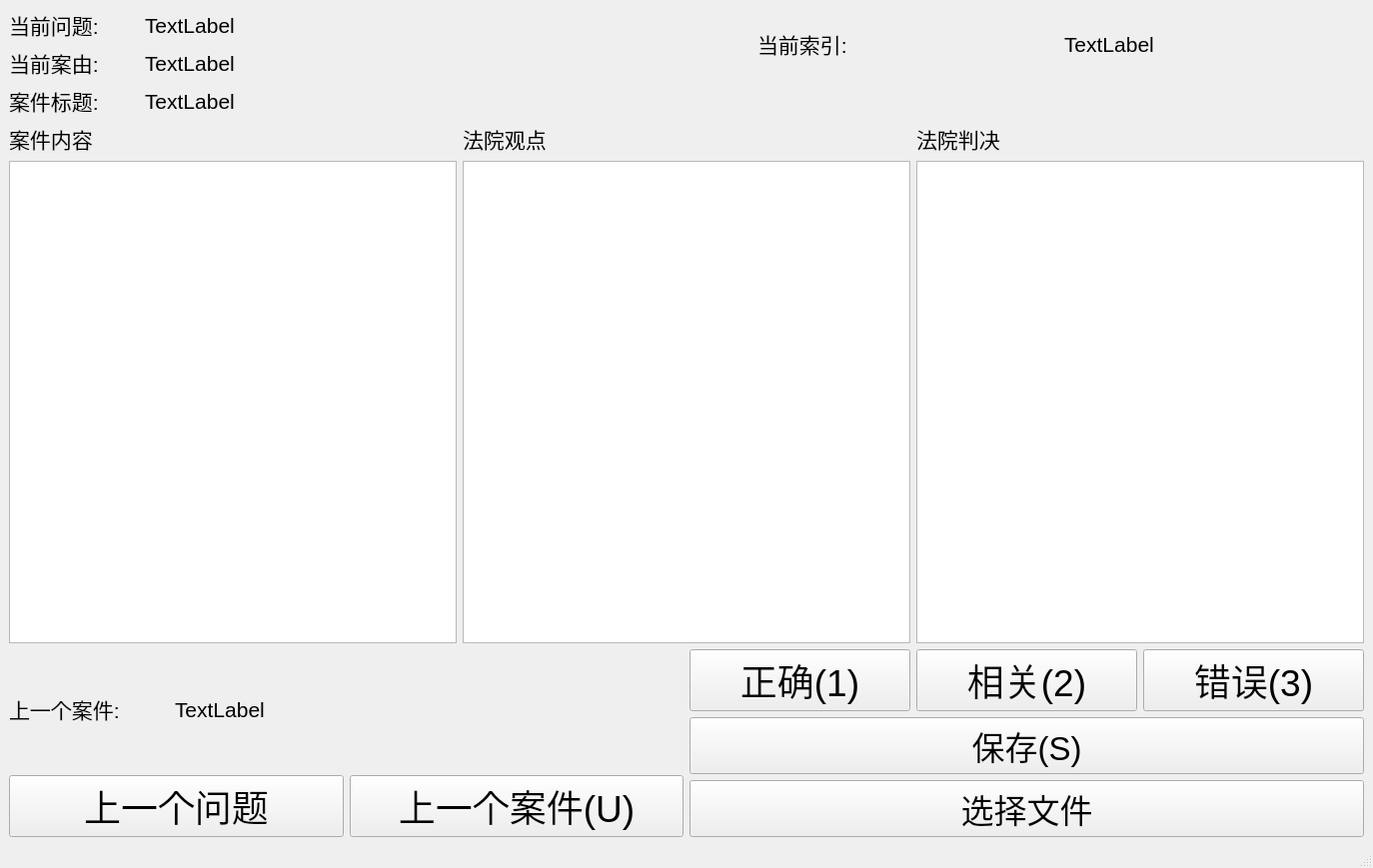
<?xml version="1.0" encoding="UTF-8"?>
<ui version="4.0">
 <class>MainWindow</class>
 <widget class="QMainWindow" name="MainWindow">
  <property name="geometry">
   <rect>
    <x>0</x>
    <y>0</y>
    <width>1374</width>
    <height>869</height>
   </rect>
  </property>
  <property name="windowTitle">
   <string>MainWindow</string>
  </property>
  <widget class="QWidget" name="centralwidget">
   <layout class="QGridLayout" name="gridLayout">
    <item row="3" column="0" colspan="3">
     <layout class="QVBoxLayout" name="verticalLayout_7">
      <item>
       <layout class="QHBoxLayout" name="horizontalLayout_3">
        <item>
         <layout class="QVBoxLayout" name="verticalLayout_3">
          <item>
           <widget class="QLabel" name="label_2">
            <property name="font">
             <font>
              <pointsize>16</pointsize>
             </font>
            </property>
            <property name="text">
             <string>案件内容</string>
            </property>
           </widget>
          </item>
          <item>
           <widget class="QTextEdit" name="content">
            <property name="font">
             <font>
              <pointsize>16</pointsize>
             </font>
            </property>
           </widget>
          </item>
         </layout>
        </item>
        <item>
         <layout class="QVBoxLayout" name="verticalLayout_5">
          <item>
           <widget class="QLabel" name="label_4">
            <property name="font">
             <font>
              <pointsize>16</pointsize>
             </font>
            </property>
            <property name="text">
             <string>法院观点</string>
            </property>
           </widget>
          </item>
          <item>
           <widget class="QTextEdit" name="viewpoint">
            <property name="font">
             <font>
              <pointsize>16</pointsize>
             </font>
            </property>
           </widget>
          </item>
         </layout>
        </item>
        <item>
         <layout class="QVBoxLayout" name="verticalLayout_2">
          <item>
           <widget class="QLabel" name="label_9">
            <property name="font">
             <font>
              <pointsize>16</pointsize>
             </font>
            </property>
            <property name="text">
             <string>法院判决</string>
            </property>
           </widget>
          </item>
          <item>
           <widget class="QTextEdit" name="judge">
            <property name="font">
             <font>
              <pointsize>16</pointsize>
             </font>
            </property>
           </widget>
          </item>
         </layout>
        </item>
       </layout>
      </item>
      <item>
       <layout class="QHBoxLayout" name="horizontalLayout_5">
        <item>
         <layout class="QVBoxLayout" name="verticalLayout_4">
          <item>
           <layout class="QHBoxLayout" name="horizontalLayout_2">
            <item>
             <widget class="QLabel" name="label_5">
              <property name="maximumSize">
               <size>
                <width>160</width>
                <height>16777215</height>
               </size>
              </property>
              <property name="font">
               <font>
                <pointsize>16</pointsize>
               </font>
              </property>
              <property name="text">
               <string>上一个案件:</string>
              </property>
             </widget>
            </item>
            <item>
             <widget class="QLabel" name="last_case_view">
              <property name="font">
               <font>
                <pointsize>16</pointsize>
               </font>
              </property>
              <property name="text">
               <string>TextLabel</string>
              </property>
              <property name="wordWrap">
               <bool>true</bool>
              </property>
             </widget>
            </item>
           </layout>
          </item>
          <item>
           <layout class="QHBoxLayout" name="horizontalLayout_4">
            <item>
             <widget class="QPushButton" name="last_query_btn">
              <property name="font">
               <font>
                <pointsize>28</pointsize>
               </font>
              </property>
              <property name="text">
               <string>上一个问题</string>
              </property>
             </widget>
            </item>
            <item>
             <widget class="QPushButton" name="last_case_btn">
              <property name="font">
               <font>
                <pointsize>28</pointsize>
               </font>
              </property>
              <property name="text">
               <string>上一个案件(U)</string>
              </property>
             </widget>
            </item>
           </layout>
          </item>
         </layout>
        </item>
        <item>
         <layout class="QVBoxLayout" name="verticalLayout">
          <item>
           <layout class="QHBoxLayout" name="horizontalLayout">
            <item>
             <widget class="QPushButton" name="yes_btn">
              <property name="font">
               <font>
                <pointsize>28</pointsize>
               </font>
              </property>
              <property name="text">
               <string>正确(1)</string>
              </property>
             </widget>
            </item>
            <item>
             <widget class="QPushButton" name="soso_btn">
              <property name="font">
               <font>
                <pointsize>28</pointsize>
               </font>
              </property>
              <property name="text">
               <string>相关(2)</string>
              </property>
             </widget>
            </item>
            <item>
             <widget class="QPushButton" name="no_btn">
              <property name="font">
               <font>
                <pointsize>28</pointsize>
               </font>
              </property>
              <property name="text">
               <string>错误(3)</string>
              </property>
             </widget>
            </item>
           </layout>
          </item>
          <item>
           <widget class="QPushButton" name="save_btn">
            <property name="font">
             <font>
              <pointsize>25</pointsize>
             </font>
            </property>
            <property name="text">
             <string>保存(S)</string>
            </property>
           </widget>
          </item>
          <item>
           <widget class="QPushButton" name="select_file_btn">
            <property name="font">
             <font>
              <pointsize>25</pointsize>
             </font>
            </property>
            <property name="text">
             <string>选择文件</string>
            </property>
           </widget>
          </item>
         </layout>
        </item>
       </layout>
      </item>
     </layout>
    </item>
    <item row="1" column="0">
     <widget class="QLabel" name="label_8">
      <property name="font">
       <font>
        <pointsize>16</pointsize>
       </font>
      </property>
      <property name="text">
       <string>当前案由:</string>
      </property>
     </widget>
    </item>
    <item row="1" column="1">
     <widget class="QLabel" name="case_cause">
      <property name="font">
       <font>
        <pointsize>16</pointsize>
       </font>
      </property>
      <property name="text">
       <string>TextLabel</string>
      </property>
      <property name="wordWrap">
       <bool>true</bool>
      </property>
     </widget>
    </item>
    <item row="2" column="0">
     <widget class="QLabel" name="label_7">
      <property name="font">
       <font>
        <pointsize>16</pointsize>
       </font>
      </property>
      <property name="text">
       <string>案件标题:</string>
      </property>
     </widget>
    </item>
    <item row="0" column="0">
     <widget class="QLabel" name="label">
      <property name="maximumSize">
       <size>
        <width>130</width>
        <height>16777215</height>
       </size>
      </property>
      <property name="font">
       <font>
        <pointsize>16</pointsize>
       </font>
      </property>
      <property name="text">
       <string>当前问题:</string>
      </property>
     </widget>
    </item>
    <item row="0" column="1">
     <widget class="QLabel" name="current_query">
      <property name="font">
       <font>
        <pointsize>16</pointsize>
       </font>
      </property>
      <property name="text">
       <string>TextLabel</string>
      </property>
      <property name="wordWrap">
       <bool>true</bool>
      </property>
     </widget>
    </item>
    <item row="2" column="1" colspan="2">
     <widget class="QLabel" name="case_title">
      <property name="font">
       <font>
        <pointsize>16</pointsize>
       </font>
      </property>
      <property name="text">
       <string>TextLabel</string>
      </property>
      <property name="wordWrap">
       <bool>true</bool>
      </property>
     </widget>
    </item>
    <item row="0" column="2" rowspan="2">
     <layout class="QHBoxLayout" name="horizontalLayout_6">
      <item>
       <widget class="QLabel" name="label_3">
        <property name="font">
         <font>
          <pointsize>16</pointsize>
         </font>
        </property>
        <property name="text">
         <string>当前索引:</string>
        </property>
       </widget>
      </item>
      <item>
       <widget class="QLabel" name="current_index">
        <property name="font">
         <font>
          <pointsize>16</pointsize>
         </font>
        </property>
        <property name="text">
         <string>TextLabel</string>
        </property>
       </widget>
      </item>
     </layout>
    </item>
   </layout>
   <zorder>label_8</zorder>
   <zorder>case_cause</zorder>
   <zorder>label</zorder>
   <zorder>current_query</zorder>
   <zorder>label_7</zorder>
   <zorder>case_title</zorder>
  </widget>
  <widget class="QMenuBar" name="menubar">
   <property name="geometry">
    <rect>
     <x>0</x>
     <y>0</y>
     <width>1374</width>
     <height>26</height>
    </rect>
   </property>
  </widget>
  <widget class="QStatusBar" name="statusbar"/>
 </widget>
 <resources/>
 <connections>
  <connection>
   <sender>yes_btn</sender>
   <signal>clicked()</signal>
   <receiver>MainWindow</receiver>
   <slot>set_yes()</slot>
   <hints>
    <hint type="sourcelabel">
     <x>737</x>
     <y>534</y>
    </hint>
    <hint type="destinationlabel">
     <x>654</x>
     <y>-5</y>
    </hint>
   </hints>
  </connection>
  <connection>
   <sender>soso_btn</sender>
   <signal>clicked()</signal>
   <receiver>MainWindow</receiver>
   <slot>set_soso()</slot>
   <hints>
    <hint type="sourcelabel">
     <x>919</x>
     <y>538</y>
    </hint>
    <hint type="destinationlabel">
     <x>835</x>
     <y>-3</y>
    </hint>
   </hints>
  </connection>
  <connection>
   <sender>no_btn</sender>
   <signal>clicked()</signal>
   <receiver>MainWindow</receiver>
   <slot>set_no()</slot>
   <hints>
    <hint type="sourcelabel">
     <x>1069</x>
     <y>541</y>
    </hint>
    <hint type="destinationlabel">
     <x>1038</x>
     <y>-3</y>
    </hint>
   </hints>
  </connection>
  <connection>
   <sender>save_btn</sender>
   <signal>clicked()</signal>
   <receiver>MainWindow</receiver>
   <slot>save()</slot>
   <hints>
    <hint type="sourcelabel">
     <x>801</x>
     <y>614</y>
    </hint>
    <hint type="destinationlabel">
     <x>538</x>
     <y>-8</y>
    </hint>
   </hints>
  </connection>
  <connection>
   <sender>select_file_btn</sender>
   <signal>clicked()</signal>
   <receiver>MainWindow</receiver>
   <slot>select_file()</slot>
   <hints>
    <hint type="sourcelabel">
     <x>1105</x>
     <y>677</y>
    </hint>
    <hint type="destinationlabel">
     <x>1130</x>
     <y>-4</y>
    </hint>
   </hints>
  </connection>
  <connection>
   <sender>last_query_btn</sender>
   <signal>clicked()</signal>
   <receiver>MainWindow</receiver>
   <slot>last_query()</slot>
   <hints>
    <hint type="sourcelabel">
     <x>224</x>
     <y>670</y>
    </hint>
    <hint type="destinationlabel">
     <x>296</x>
     <y>-8</y>
    </hint>
   </hints>
  </connection>
  <connection>
   <sender>last_case_btn</sender>
   <signal>clicked()</signal>
   <receiver>MainWindow</receiver>
   <slot>last_case()</slot>
   <hints>
    <hint type="sourcelabel">
     <x>480</x>
     <y>651</y>
    </hint>
    <hint type="destinationlabel">
     <x>447</x>
     <y>-3</y>
    </hint>
   </hints>
  </connection>
 </connections>
 <slots>
  <slot>set_yes()</slot>
  <slot>set_soso()</slot>
  <slot>set_no()</slot>
  <slot>save()</slot>
  <slot>select_file()</slot>
  <slot>last_query()</slot>
  <slot>last_case()</slot>
 </slots>
</ui>
